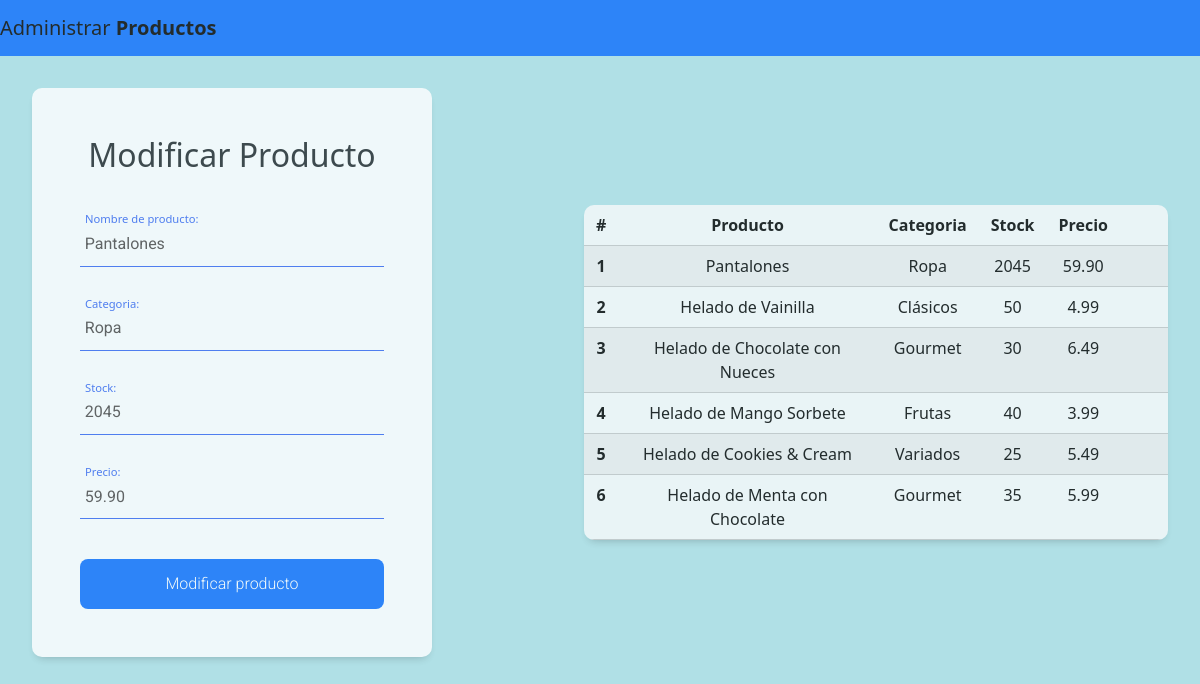
Screenshot of /editar.php?id=1 with the database file from the repository.
### tables this page shows
CREATE TABLE `producto` (
  `id` int(11) NOT NULL,
  `nombre` varchar(100) NOT NULL,
  `categoria` varchar(50) NOT NULL,
  `stock` int(11) NOT NULL,
  `precio` decimal(10,2) NOT NULL
);

### editar.php (the view, shortened to what this page needs)
<?php
                    include "modelo/conexion.php";
$id=$_GET["id"];
$sql=$conexion->query(" select * from producto where id=$id ");
?>
<!DOCTYPE html>
<html lang="es">
<head>
    <link rel="stylesheet" href="https://cdn.jsdelivr.net/npm/bootstrap@5.3.1/dist/css/bootstrap.min.css">
</head>
<body>
<nav class="navbar navbar-expand-lg navbar-light bg-primary">
    <a class="navbar-brand" href="index.php">Administrar <strong>Productos</strong></a>
</nav>
    <div class="contenedor">
        <div  class="form izquierda">
        <form method="POST">
                <h2 class="form__title">Modificar Producto</h2>
                <?php include "controlador/modificar.php"; ?>
                <div class="form__container">
                <?php
                    while ($datos=$sql->fetch_object()) { ?>
                        <div class="form__group">
                            <input type="text" id="nombre" class="form__input" placeholder=" " name="nombre" value="<?= $datos->nombre ?> ">
                            <label for="nombre" class="form__label">Nombre de producto:</label>
                            <span class="form__line"></span>
                        </div>
                        <div class="form__group">
                        <input type="text" id="categoria" class="form__input" placeholder=" " name="categoria" value="<?= $datos->categoria ?> ">
                            <label for="categoria" class="form__label">Categoria:</label>
                            <span class="form__line"></span>
                        </div>
                        <div class="form__group">
                            <input type="text" id="stock" class="form__input" placeholder=" " name="stock" value="<?= $datos->stock ?> ">
                            <label for="stock" class="form__label">Stock:</label>
                            <span class="form__line"></span>
                        </div>
                        <div class="form__group">
                            <input type="text" id="precio" pattern="[0-9]+(\.[0-9]+)?" class="form__input" placeholder=" " name="precio" value="<?= $datos->precio ?> ">
                            <label for="precio" class="form__label">Precio:</label>
                            <span class="form__line"></span>
                        </div>
                    <?php }
                ?>
                <button type="submit" class="form__submit btn btn-primary" name="btnregistrar" value="ok">Modificar producto</button>
                </div>
            </form>
        </div>
    <table class="table custom-table table-light table-striped derecha">
    <thead>
        <tr>
        <th scope="col">#</th>
        <th scope="col">Producto</th>
        <th scope="col">Categoria</th>
        <th scope="col">Stock</th>
        <th scope="col">Precio</th>
        <th scope="col" colspan="2"></th>
        </tr>
    </thead>
    <tbody>
        <?php
        include "modelo/conexion.php";
        $sql=$conexion->query(" select * from producto ");
        while($datos=$sql->fetch_object()){ ?>
        <tr>
            <th scope="row"><?= $datos->id ?></th>
            <td><?= $datos->nombre ?></td>
            <td><?= $datos->categoria ?></td>
            <td><?= $datos->stock ?></td>
            <td><?= $datos->precio ?></td>
            <td>
            </td>
            <td>
            </td>
        </tr>
        <?php
        }
        ?>
    </tbody>
    </table>
    </div>
</body>
</html>

### editar.php (style rules this page uses)
* { margin: 0; padding: 0; box-sizing: border-box; }
body { background-color: #e5e5f7; opacity: 0.8; background-image: radial-gradient(#dc45f7 0.5px, #B0E0E6 0.5px); background-size: 10px 10px; }
.form { background-color: #fff; width: 100%; max-width: 400px; padding: 3em 3em; border-radius: 10px; box-shadow: 0 5px 10px -5px rgb(0 0 0 /30%); text-align: center; margin: 1em; }
.form__title { font-size: 2rem; margin-bottom: .5em; }
.form__container { margin-top: 3em; display: grid; gap: 2.5em; }
.form__group { position: relative; --color: #5757577e; }
.form__input { width: 100%; background: none; color: #706c6c; font-size: 1rem; padding: .6em .3em; border: none; outline: none; border-bottom: 1px solid var(--color); font-family: 'Roboto', sans-serif; }
.form__input:not(:placeholder-shown) { color: #4d4646; }
.form__input:focus + .form__label, .form__input:not(:placeholder-shown) + .form__label { transform: translateY(-12px) scale(.7); transform-origin: left top; color: #3866f2; }
.form__label { color: var(--color); cursor: pointer; position: absolute; top: 0; left: 5px; transform: translateY(10px); transition: transform .5s, color .3s; }
.form__submit { background: #0d6efd; color: #fff; font-family: 'Roboto', sans-serif; font-weight: 300; font-size: 1rem; padding: .8em 0; border: none; border-radius: .5em; }
.form__line { position: absolute; bottom: 0; left: 0; width: 100%; height: 1px; background-color: #3866f2; transform: scale(0); transform: left bottom; transition: transform .4s; }
.form__input:focus ~ .form__line, .form__input:not(:placeholder-shown) ~ .form__line { transform: scale(1); }
.contenedor { display: flex; justify-content: space-between; align-items: center; padding: 1rem; }
.izquierda { width: 50%; float: left; }
.derecha { width: 50%; float: right; margin: 1rem; }
.custom-table { border-collapse: separate; border-spacing: 0; border-radius: 10px; overflow: hidden; width: 50%; max-width: 800px; box-shadow: 0 5px 10px -5px rgb(0 0 0 /30%); text-align: center; }
.custom-table th, .custom-table td { padding: 8px 12px; }

### rows the page displays
producto: nombre "Pantalones", categoria "Ropa", stock "2045", precio "59.90", id "1"
producto: id "2", nombre "Helado de Vainilla", categoria "Clásicos", stock "50", precio "4.99"
producto: id "3", nombre "Helado de Chocolate con Nueces", categoria "Gourmet", stock "30", precio "6.49"
producto: id "4", nombre "Helado de Mango Sorbete", categoria "Frutas", stock "40", precio "3.99"
producto: id "5", nombre "Helado de Cookies & Cream", categoria "Variados", stock "25", precio "5.49"
producto: id "6", nombre "Helado de Menta con Chocolate", categoria "Gourmet", stock "35", precio "5.99"
